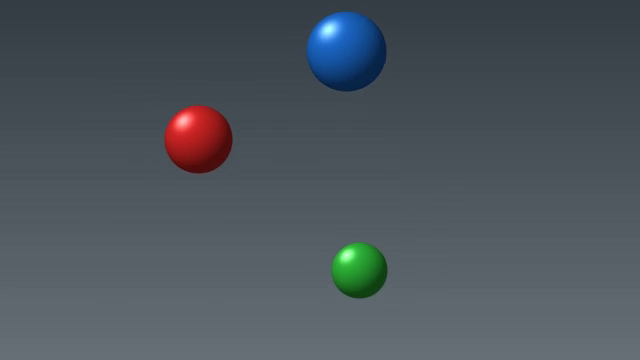
#> input picture frame 18 of bilder/baller.mp4, 640 x 360 px, given in place of the camera
$ jupyter execute kamera_eksempel.ipynb   (text cells are left out)
#> lines starting #> are read from the running program, lines starting #| are printed output that depends on the picture; after the words box and inside, x2 and y2 are one past the last pixel; in counts of white or black regions, pixels touching at a corner belong together
[cell 1]
import cv2
import numpy as np

cap = cv2.VideoCapture(0)          # webkameraet
if not cap.isOpened():
    print("Fikk ikke åpnet kameraet. Se meldingen over.")
else:
    bredde = int(cap.get(cv2.CAP_PROP_FRAME_WIDTH))
    hoyde = int(cap.get(cv2.CAP_PROP_FRAME_HEIGHT))
    print(f"{bredde} × {hoyde} piksler, {cap.get(cv2.CAP_PROP_FPS):g} bilder per sekund")
    ok, bilde = cap.read()
#> bilde is the input picture: shape (360, 640, 3); mean B, G, R 92.1, 85.3, 76.7
    cv2.imshow("et bilde fra kameraet", bilde)

[cell 2]
cv2.namedWindow("maske")
cv2.createTrackbar("H min", "maske", 0, 179, lambda v: None)
cv2.createTrackbar("H maks", "maske", 179, 179, lambda v: None)
cv2.createTrackbar("S min", "maske", 80, 255, lambda v: None)
cv2.createTrackbar("V min", "maske", 80, 255, lambda v: None)

while True:
    ok, bilde = cap.read()
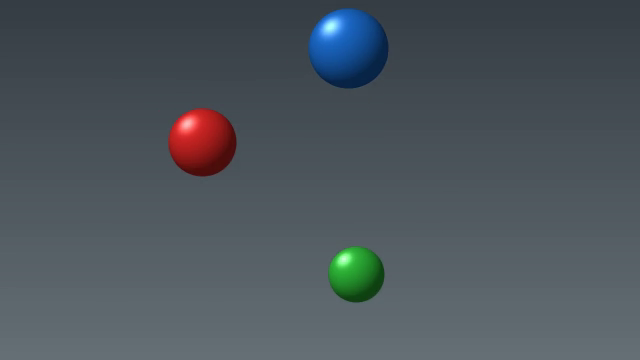
#> input picture frame 19 of bilder/baller.mp4, 640 x 360 px, given in place of the camera
#> bilde is the input picture: shape (360, 640, 3); mean B, G, R 92.1, 85.4, 76.6
    if not ok:                          # kameraet er stoppet
        break
    hsv = cv2.cvtColor(bilde, cv2.COLOR_BGR2HSV)
#> hsv: shape (360, 640, 3); mean H, S, V 100.9, 51.4, 94.9
    lav = (cv2.getTrackbarPos("H min", "maske"), cv2.getTrackbarPos("S min", "maske"), cv2.getTrackbarPos("V min", "maske"))
    hoy = (cv2.getTrackbarPos("H maks", "maske"), 255, 255)
    maske = cv2.inRange(hsv, lav, hoy)
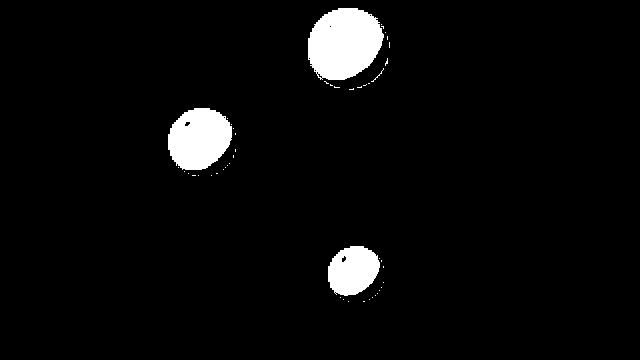
#> maske: shape (360, 640); 4.1% white; 48 white regions (44 under 20 px), largest, box (x1, y1, x2, y2) and area: (308, 8, 384, 80) 4235, (168, 108, 232, 170) 3067, (328, 246, 380, 296) 1968, (371, 68, 384, 82) 20
    cv2.imshow("maske", cv2.bitwise_and(bilde, bilde, mask=maske))
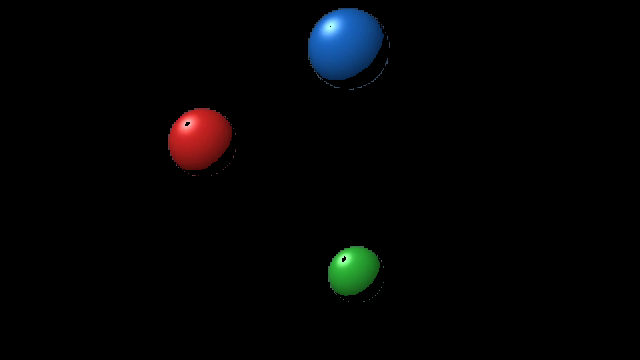
#> window 'maske': shape (360, 640, 3); mean B, G, R 3.8, 3.4, 3.1
    if cv2.waitKey(1) & 0xFF == ord("q"):
#> (key q is pressed here)
        break

print("Grensene:", lav, hoy)

[cell 3]
ok, bilde = cap.read()
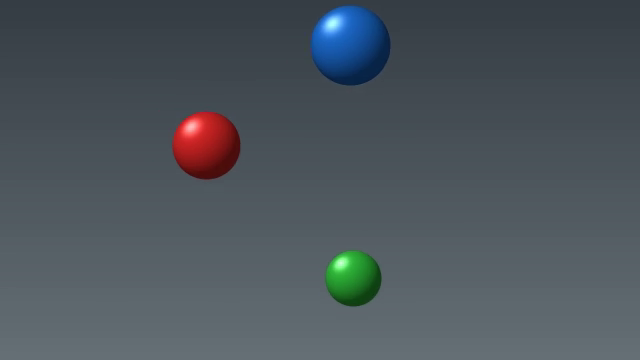
#> input picture frame 20 of bilder/baller.mp4, 640 x 360 px, given in place of the camera
#> bilde is the input picture: shape (360, 640, 3); mean B, G, R 92.1, 85.4, 76.6
if not ok:
    print("Kameraet er stoppet. Kjør den første cellen igjen.")
else:
    cv2.imwrite("kamerabilde.png", bilde)
    print("Lagret kamerabilde.png")

    fps = cap.get(cv2.CAP_PROP_FPS) or 30
    opptak = cv2.VideoWriter("opptak.mp4", cv2.VideoWriter_fourcc(*"mp4v"), fps, (bredde, hoyde))
    antall = 0
    for i in range(int(5 * fps)):
        ok, bilde = cap.read()
        if not ok:
            break
        opptak.write(bilde)
        antall += 1
    opptak.release()
    print("Lagret opptak.mp4 med", antall, "bilder")

$ run again, starting later in the video
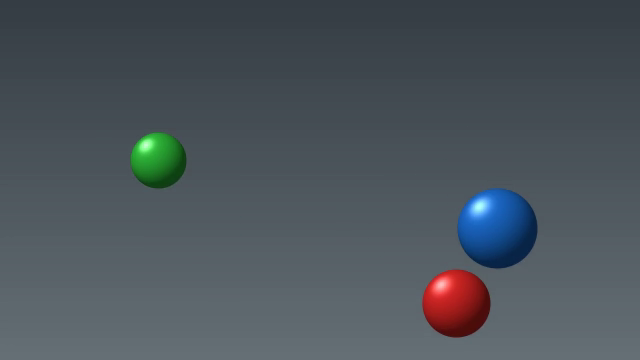
#> input picture frame 81 of bilder/baller.mp4, 640 x 360 px, given in place of the camera
#> bilde is the input picture: shape (360, 640, 3); mean B, G, R 91.3, 84.7, 75.8
#> hsv: shape (360, 640, 3); mean H, S, V 101, 51.8, 94.1
#> `maske = cv2.inRange(hsv, lav, hoy)`:
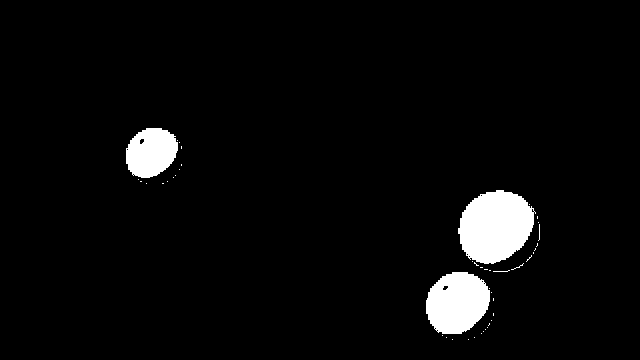
#> maske: shape (360, 640); 4.1% white; 45 white regions (42 under 20 px), largest, box (x1, y1, x2, y2) and area: (458, 190, 536, 264) 4240, (426, 272, 490, 334) 3076, (126, 128, 178, 178) 1992

$ run again, starting later in the video
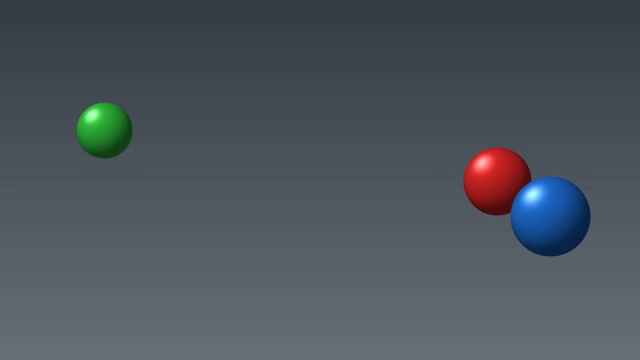
#> input picture frame 144 of bilder/baller.mp4, 640 x 360 px, given in place of the camera
#> bilde is the input picture: shape (360, 640, 3); mean B, G, R 91.8, 85.1, 76.2
#> hsv: shape (360, 640, 3); mean H, S, V 101, 51.5, 94.5
#> `maske = cv2.inRange(hsv, lav, hoy)`:
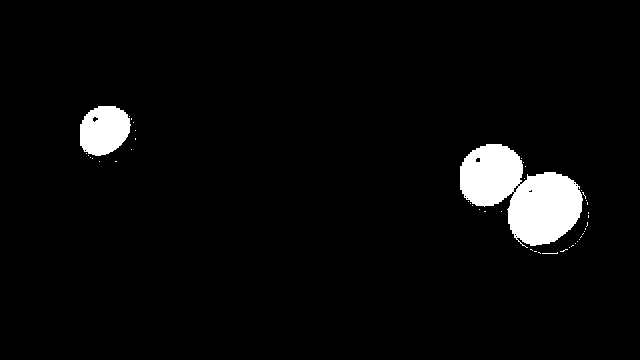
#> maske: shape (360, 640); 4.1% white; 45 white regions (43 under 20 px), largest, box (x1, y1, x2, y2) and area: (460, 144, 583, 248) 7287, (80, 106, 131, 156) 1975
